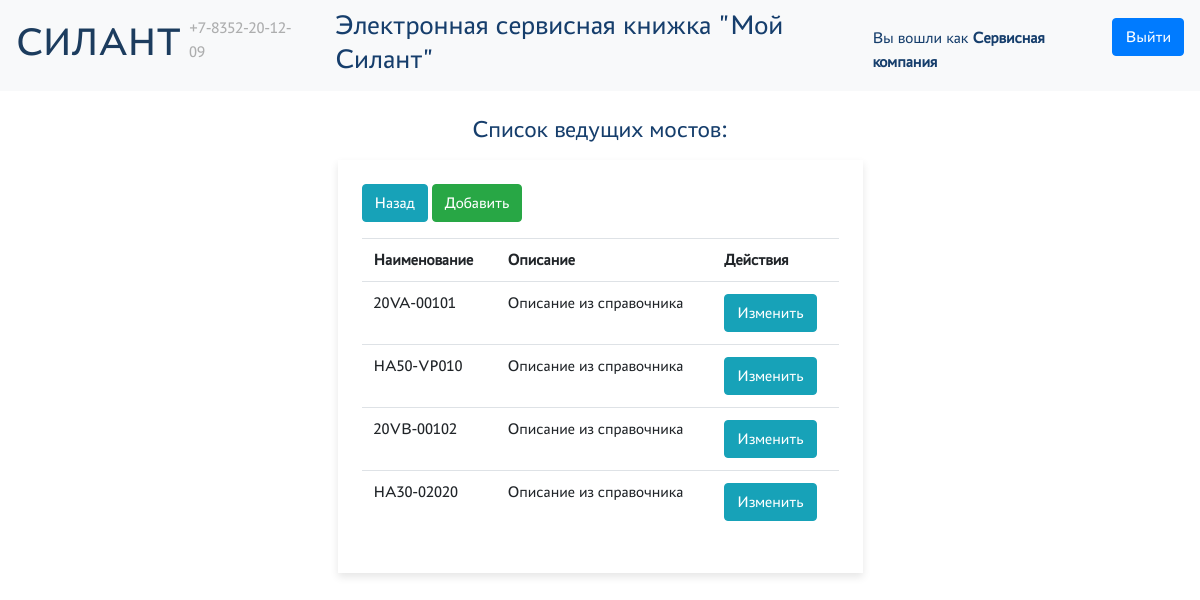
Screenshot of /lookups/drive_axles (signed in) with the database file from the repository.
### main/models.py (models this page shows, shortened)
class DriveAxleModel(models.Model):
    name = models.CharField("Название", max_length=255)
    description = models.TextField("Описание")
    class Meta:
        verbose_name = "Модель ведущего моста"
        verbose_name_plural = "Модели ведущего моста"

### main/views.py (the view)
# urls.py: path('lookups/drive_axles', views.DriveAxleListView.as_view(), name="drive-axle-list"),
class DriveAxleListView(PermissionRequiredMixin, ListView):
    permission_required = 'main.view_drive_axle_model'
    model = models.DriveAxleModel
    queryset = models.DriveAxleModel.objects.all()
    template_name = 'main/lookups/drive_axles/list.html'
    context_object_name = 'drive_axles'

### authentication/models.py (called while the page is built)
    def has_perm(self, perm, obj=None):
        return True

### main/templatetags/custom_tags.py (called while the page is built)
@register.filter(name='has_group')
def has_group(user, group_name):
    group = Group.objects.get(name=group_name)
    return True if group in user.groups.all() else False

### templates/main/lookups/drive_axles/list.html
{% extends 'base.html' %}
{% load custom_tags %}
{% block content %}
    <h4 class="text-center mt-4">Список ведущих мостов:</h4>
    <div class="col-12 col-md-6 offset-md-3 mt-3">
        <div class="card-new p-4">
            <a href="/lookups" class="btn btn-info mb-3">Назад</a>
            <a href="/lookups/drive_axles/new" class="btn btn-success mb-3">Добавить</a>
            <table class="table table-hover">
                <tr>
                    <th>Наименование</th>
                    <th>Описание</th>
                    <th>Действия</th>
                </tr>
                {% for drive_axle in drive_axles %}
                    <tr>
                        <td>{{ drive_axle.name }}</td>
                        <td>{{ drive_axle.description }}</td>
                        <td><a href="/lookups/drive_axles/edit/{{ drive_axle.pk }}" class="btn btn-info">Изменить</a></td>
                    </tr>
                {% endfor %}
            </table>
        </div>
    </div>
{% endblock content %}

### static/css/style.css (style rules this page uses)
:root { --silant_black: #163E6C; --silant_red: #D20A11; --silant_beige: #EBE6D6; --silant_grey: #6c757d; --silant_light_grey: #e6e6e6; --silant_cell_grey: #f3f3f3; }
html { font-family: "PT-Astra-Sans_Regular" !important; line-height: 1.5; -webkit-text-size-adjust: 100%; -ms-text-size-adjust: 100%; -moz-text-size-adjust: 100%; -ms-overflow-style: scrollbar; -webkit-tap-highlight-color: rgba(0, 0, 0, 0); }
body { font-family: "PT-Astra-Sans_Regular" !important; height: 100%; font-weight: 400; line-height: 1.5; color: var(--silant_black); }
.card-new { background-color: white; box-shadow: 0 4px 8px rgba(0, 0, 0, 0.1); }

### rows the page displays
DriveAxleModel: name "20VA-00101", description "Описание из справочника"
DriveAxleModel: name "HA50-VP010", description "Описание из справочника"
DriveAxleModel: name "20VB-00102", description "Описание из справочника"
DriveAxleModel: name "HA30-02020", description "Описание из справочника"
